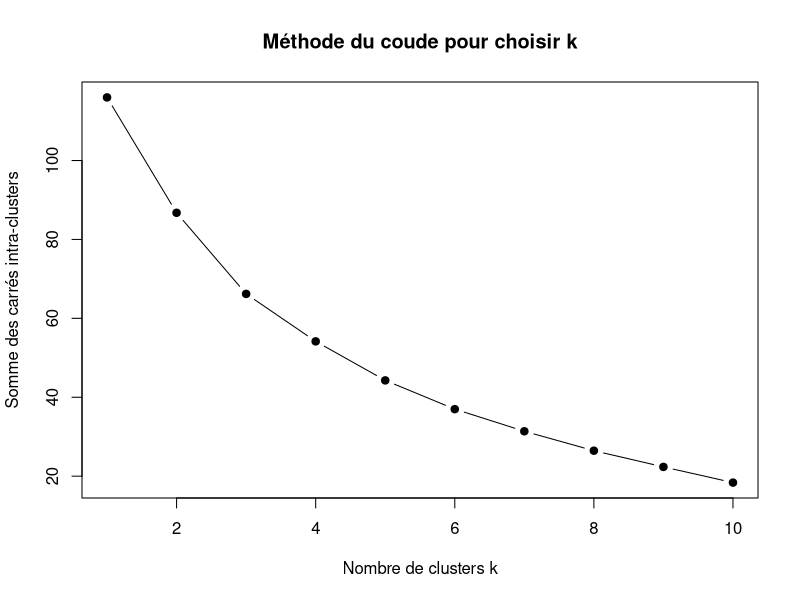
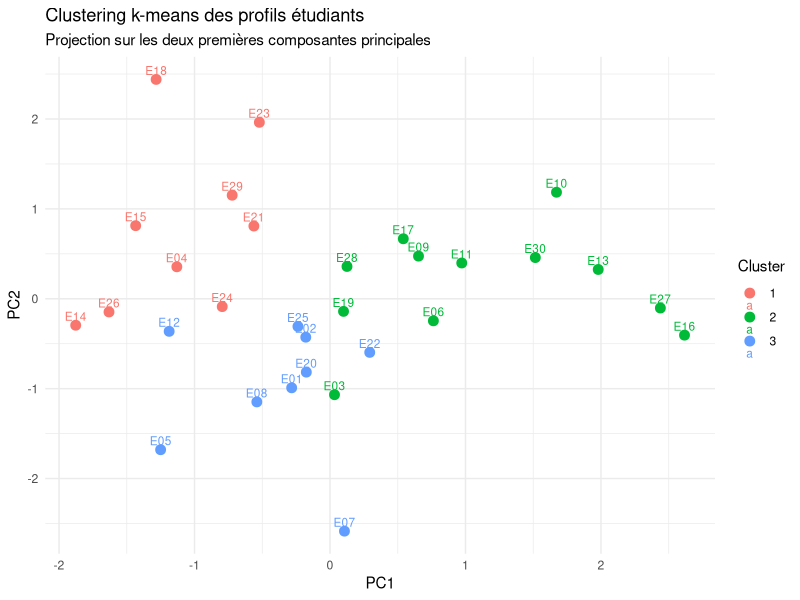

These charts were generated, in order, by the following R code:
## ---- chunk 1
set.seed(123)
n_students <- 30
notes <- data.frame(
  Etudiant = paste0("E", sprintf("%02d", 1:n_students)),
  Mathematiques   = round(rnorm(n_students, mean = 14, sd = 2), 1),
  Physique        = round(rnorm(n_students, mean = 12, sd = 3), 1),
  Informatique    = round(rnorm(n_students, mean = 15, sd = 2.5), 1),
  Chimie          = round(rnorm(n_students, mean = 11, sd = 3), 1)
)
rownames(notes) <- notes$Etudiant
notes$Etudiant <- NULL
## ---- chunk 2
notes_scaled <- scale(notes)
## ---- chunk 3

wss <- numeric(10)
for (k in 1:10) {
  km <- kmeans(notes_scaled, centers = k, nstart = 25)
  wss[k] <- km$tot.withinss
}
plot(1:10, wss, type = "b", pch = 19,
     xlab = "Nombre de clusters k",
     ylab = "Somme des carrés intra-clusters",
     main = "Méthode du coude pour choisir k")

## ---- chunk 4
set.seed(42)
k <- 3
km_res <- kmeans(notes_scaled, centers = k, nstart = 25)
print(km_res)
## ---- chunk 5
notes_cluster <- cbind(notes, Cluster = factor(km_res$cluster))
## ---- chunk 6
install.packages("ggplot2")
library(ggplot2)

# Calcul des composantes principales
pca <- prcomp(notes_scaled)
scores <- as.data.frame(pca$x[, 1:2])
scores$Cluster <- factor(km_res$cluster)
scores$Étudiant <- rownames(scores)

ggplot(scores, aes(x = PC1, y = PC2, color = Cluster, label = Étudiant)) +
  geom_point(size = 3) +
  geom_text(vjust = -0.5, size = 3) +
  labs(title = "Clustering k-means des profils étudiants",
       subtitle = "Projection sur les deux premières composantes principales",
       x = "PC1", y = "PC2") +
  theme_minimal()
## ---- chunk 7
pca$rotation[, 1:2] 
